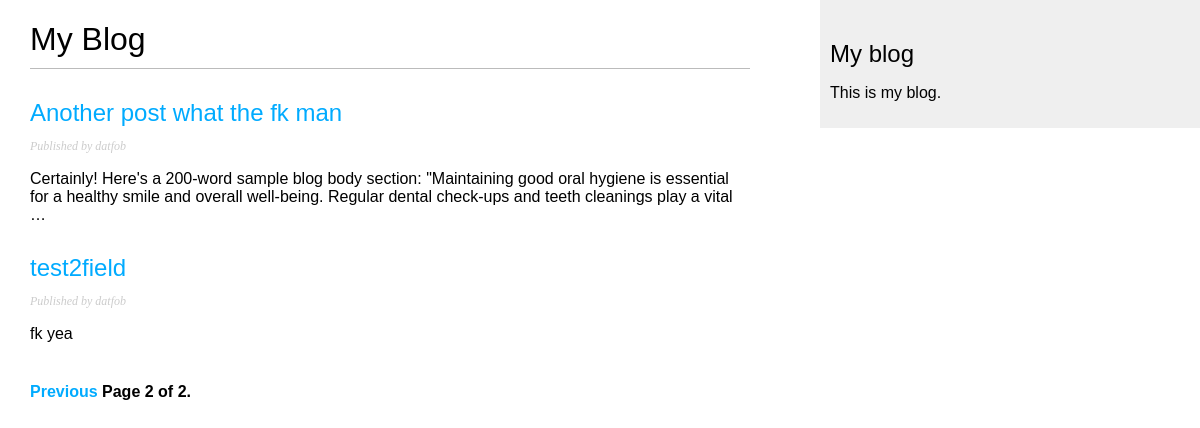
Screenshot of /blog/?page=2 with the database file from the repository.
### blog/models.py (models this page shows, shortened)
class Post(models.Model):
    class Status(models.TextChoices): # https://docs.djangoproject.com/en/4.2/ref/models/fields/#choices
        DRAFT = ('DF', 'Draft')
        PUBLISHED = ('PB', 'Published')
    objects = models.Manager()
    published_manager = PublishedManager()
    title = models.CharField(max_length=250)
    slug = models.SlugField(max_length=250,
                            unique_for_date='published')
    author = models.ForeignKey(User,
                               on_delete=models.CASCADE,
                               related_name='blog_posts')
    body = models.TextField()
    published = models.DateTimeField(default=timezone.now)
    created = models.DateTimeField(auto_now_add=True)
    updated = models.DateTimeField(auto_now=True)
    status = models.CharField(max_length=2,
                              choices = Status.choices,
                              default = Status.DRAFT)
    class Meta:
        ordering = ['-published']
        indexes= [
            models.Index(fields= ['-published']),
        ]
    def get_absolute_url(self):
        return reverse('blog:post_detail',
                       args=[self.published.year,
                             self.published.month,
                             self.published.day,
                             self.slug])

### blog/views.py (the view)
# urls.py: path('',views.post_list, name='post_list'),
def post_list(request):
    posts_list = Post.published_manager.all()
    paginator = Paginator(posts_list, 3)
    page_number = request.GET.get('page',1)
    print(request.META)
    try:
        posts = paginator.page(page_number)
    except PageNotAnInteger:
        posts = paginator.page(1)
    except EmptyPage:
        posts = paginator.page(paginator.num_pages)
    return render(request,
                  'blog/post/list.html',
                  {'posts': posts})

### blog/models.py (called while the page is built)
    def get_queryset(self):
        return super().get_queryset().filter(status = Post.Status.PUBLISHED)

### blog/templates/blog/post/list.html (shortened to what this page needs)
{% extends "blog/base.html" %}
{% block content %}
<h1>My Blog</h1>
{% for post in posts %}
<h2>
    <a href="{{ post.get_absolute_url }}">
        {{ post.title }}</a>
</h2>
<p class="date">
    Published {{post.publish }} by {{post.author}}
</p>
{{post.body|truncatewords:30|linebreaks }}
{% endfor %}
{% include "pagination.html" with page=posts %}
{% endblock %}

### blog/static/css/blog.css (style rules this page uses)
body { margin: 0; padding: 0; font-family: helvetica, sans-serif; }
a { color: #00abff; text-decoration: none; }
h1 { font-weight: normal; border-bottom: 1px solid #bbb; padding: 0 0 10px 0; }
h2 { font-weight: normal; margin: 30px 0 0; }
p.date { color: #ccc; font-family: georgia, serif; font-size: 12px; font-style: italic; }

### rows the page displays
Post: title "Another post what the fk man", author "datfob", body "Certainly! Here's a 200-word sample blog body section: \"Maintaining good oral hygiene is essential for a healthy smile and overall well-being. Regular dental check-ups and teeth cleanings play a vital …"
Post: title "test2field", author "datfob", body "fk yea"

### other values shown
{{ page.number }} "2"
{{ page.paginator.num_pages }} "2"
